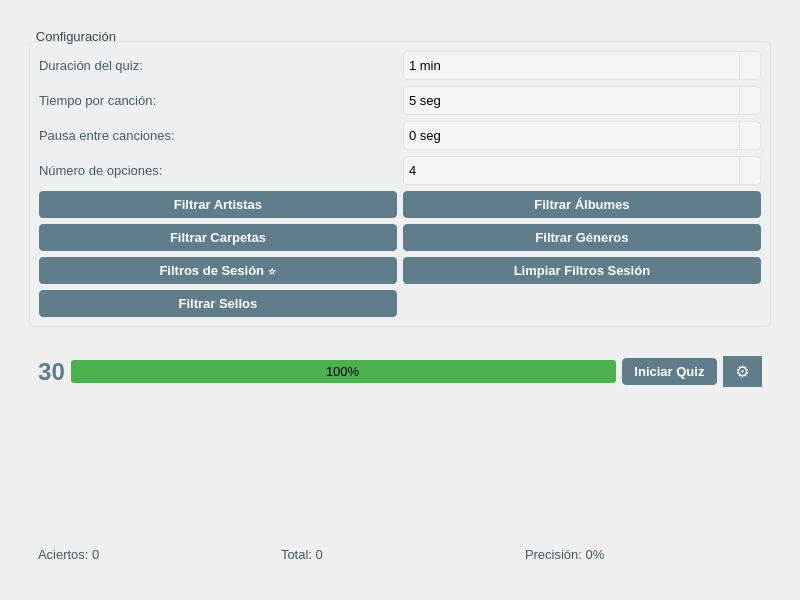
<?xml version="1.0" encoding="UTF-8"?>
<ui version="4.0">
 <class>MusicQuiz</class>
 <widget class="QWidget" name="MusicQuiz">
  <property name="geometry">
   <rect>
    <x>0</x>
    <y>0</y>
    <width>800</width>
    <height>600</height>
   </rect>
  </property>
  <property name="windowTitle">
   <string>Music Quiz</string>
  </property>
  <property name="styleSheet">
   <string notr="true">/* Estilo general */
QWidget {
    font-family: 'Segoe UI', Arial, sans-serif;
    font-size: 10pt;
}

/* Botones */
QPushButton {
    background-color: #607D8B;
    color: white;
    border: none;
    border-radius: 4px;
    padding: 6px 12px;
    font-weight: bold;
}

QPushButton:hover {
    background-color: #78909C;
}

QPushButton:pressed {
    background-color: #546E7A;
}

/* Botones de acción (Iniciar/Detener) */
#toggle_button {
    background-color: #4CAF50;
    padding: 8px 16px;
    font-size: 11pt;
}

#toggle_button:hover {
    background-color: #66BB6A;
}

#toggle_button:pressed {
    background-color: #43A047;
}

/* Botón de configuración */
#config_button {
    background-color: #607D8B;
    border-radius: 20px;
    font-size: 16px;
}

/* GroupBox */
QGroupBox {
    border: 1px solid #E0E0E0;
    border-radius: 6px;
    margin-top: 12px;
    background-color: rgba(236, 239, 241, 0.5);
}

QGroupBox::title {
    subcontrol-origin: margin;
    subcontrol-position: top left;
    background-color: transparent;
    padding: 0 5px;
    color: #37474F;
}

/* ProgressBar */
QProgressBar {
    border: none;
    border-radius: 3px;
    text-align: center;
    background-color: #E0E0E0;
}

QProgressBar::chunk {
    background-color: #4CAF50;
    border-radius: 3px;
}

/* ComboBox */
QComboBox {
    border: 1px solid #E0E0E0;
    border-radius: 4px;
    padding: 5px;
    background-color: #F5F5F5;
}

QComboBox:hover, QComboBox:focus {
    border: 1px solid #78909C;
    background-color: #FFFFFF;
}

QComboBox::drop-down {
    border: none;
    border-left: 1px solid #E0E0E0;
    width: 20px;
}

QComboBox::down-arrow {
    width: 12px;
    height: 12px;
}

/* Labels */
QLabel {
    color: #455A64;
}

#countdown_label {
    color: #607D8B;
    font-weight: bold;
    font-size: 18pt;
}

/* Scroll Area */
QScrollArea {
    border: none;
    background-color: transparent;
}

/* Botones de Filtro */
QPushButton[filter_button=true] {
    background-color: transparent;
    color: #607D8B;
    border: 1px solid #B0BEC5;
    border-radius: 4px;
    padding: 6px;
    font-weight: normal;
}

QPushButton[filter_button=true]:hover {
    background-color: rgba(96, 125, 139, 0.1);
    border-color: #607D8B;
}

/* Contenedor de opciones */
#options_container {
    background-color: transparent;
}</string>
  </property>
  <layout class="QVBoxLayout" name="main_layout">
   <property name="spacing">
    <number>20</number>
   </property>
   <property name="leftMargin">
    <number>20</number>
   </property>
   <property name="topMargin">
    <number>20</number>
   </property>
   <property name="rightMargin">
    <number>20</number>
   </property>
   <property name="bottomMargin">
    <number>20</number>
   </property>
   <item>
    <widget class="QScrollArea" name="scroll_area">
     <property name="frameShape">
      <enum>QFrame::Shape::NoFrame</enum>
     </property>
     <property name="widgetResizable">
      <bool>true</bool>
     </property>
     <widget class="QWidget" name="scroll_content">
      <property name="geometry">
       <rect>
        <x>0</x>
        <y>0</y>
        <width>760</width>
        <height>560</height>
       </rect>
      </property>
      <layout class="QVBoxLayout" name="scroll_layout">
       <property name="spacing">
        <number>20</number>
       </property>
       <item>
        <widget class="QGroupBox" name="config_group">
         <property name="visible">
          <bool>false</bool>
         </property>
         <property name="title">
          <string>Configuración</string>
         </property>
         <layout class="QGridLayout" name="config_layout">
          <item row="0" column="0">
           <widget class="QLabel" name="quiz_duration_label">
            <property name="text">
             <string>Duración del quiz:</string>
            </property>
           </widget>
          </item>
          <item row="0" column="1">
           <widget class="QComboBox" name="quiz_duration_combo">
            <item>
             <property name="text">
              <string>1 min</string>
             </property>
            </item>
            <item>
             <property name="text">
              <string>3 min</string>
             </property>
            </item>
            <item>
             <property name="text">
              <string>5 min</string>
             </property>
            </item>
            <item>
             <property name="text">
              <string>10 min</string>
             </property>
            </item>
           </widget>
          </item>
          <item row="1" column="0">
           <widget class="QLabel" name="song_duration_label">
            <property name="text">
             <string>Tiempo por canción:</string>
            </property>
           </widget>
          </item>
          <item row="1" column="1">
           <widget class="QComboBox" name="song_duration_combo">
            <item>
             <property name="text">
              <string>5 seg</string>
             </property>
            </item>
            <item>
             <property name="text">
              <string>10 seg</string>
             </property>
            </item>
            <item>
             <property name="text">
              <string>20 seg</string>
             </property>
            </item>
            <item>
             <property name="text">
              <string>30 seg</string>
             </property>
            </item>
            <item>
             <property name="text">
              <string>60 seg</string>
             </property>
            </item>
           </widget>
          </item>
          <item row="2" column="0">
           <widget class="QLabel" name="pause_duration_label">
            <property name="text">
             <string>Pausa entre canciones:</string>
            </property>
           </widget>
          </item>
          <item row="2" column="1">
           <widget class="QComboBox" name="pause_duration_combo">
            <item>
             <property name="text">
              <string>0 seg</string>
             </property>
            </item>
            <item>
             <property name="text">
              <string>1 seg</string>
             </property>
            </item>
            <item>
             <property name="text">
              <string>2 seg</string>
             </property>
            </item>
            <item>
             <property name="text">
              <string>3 seg</string>
             </property>
            </item>
            <item>
             <property name="text">
              <string>5 seg</string>
             </property>
            </item>
            <item>
             <property name="text">
              <string>10 seg</string>
             </property>
            </item>
           </widget>
          </item>
          <item row="3" column="0">
           <widget class="QLabel" name="options_count_label">
            <property name="text">
             <string>Número de opciones:</string>
            </property>
           </widget>
          </item>
          <item row="3" column="1">
           <widget class="QComboBox" name="options_count_combo">
            <property name="currentIndex">
             <number>1</number>
            </property>
            <item>
             <property name="text">
              <string>2</string>
             </property>
            </item>
            <item>
             <property name="text">
              <string>4</string>
             </property>
            </item>
            <item>
             <property name="text">
              <string>6</string>
             </property>
            </item>
            <item>
             <property name="text">
              <string>8</string>
             </property>
            </item>
           </widget>
          </item>
          <item row="4" column="0" colspan="2">
           <layout class="QGridLayout" name="filter_layout">
            <item row="0" column="0">
             <widget class="QPushButton" name="filter_artists_btn">
              <property name="text">
               <string>Filtrar Artistas</string>
              </property>
              <property name="icon">
               <iconset>
                <normaloff>icons/artist.svg</normaloff>icons/artist.svg</iconset>
              </property>
              <property name="filter_button" stdset="0">
               <bool>true</bool>
              </property>
             </widget>
            </item>
            <item row="0" column="1">
             <widget class="QPushButton" name="filter_albums_btn">
              <property name="text">
               <string>Filtrar Álbumes</string>
              </property>
              <property name="icon">
               <iconset>
                <normaloff>icons/album.svg</normaloff>icons/album.svg</iconset>
              </property>
              <property name="filter_button" stdset="0">
               <bool>true</bool>
              </property>
             </widget>
            </item>
            <item row="1" column="0">
             <widget class="QPushButton" name="filter_folders_btn">
              <property name="text">
               <string>Filtrar Carpetas</string>
              </property>
              <property name="icon">
               <iconset>
                <normaloff>icons/folder.svg</normaloff>icons/folder.svg</iconset>
              </property>
              <property name="filter_button" stdset="0">
               <bool>true</bool>
              </property>
             </widget>
            </item>
            <item row="1" column="1">
             <widget class="QPushButton" name="filter_genres_btn">
              <property name="text">
               <string>Filtrar Géneros</string>
              </property>
              <property name="icon">
               <iconset>
                <normaloff>icons/genre.svg</normaloff>icons/genre.svg</iconset>
              </property>
              <property name="filter_button" stdset="0">
               <bool>true</bool>
              </property>
             </widget>
            </item>
            <item row="2" column="0">
             <widget class="QPushButton" name="session_filters_btn">
              <property name="text">
               <string>Filtros de Sesión ⭐</string>
              </property>
              <property name="icon">
               <iconset>
                <normaloff>icons/session.svg</normaloff>icons/session.svg</iconset>
              </property>
              <property name="filter_button" stdset="0">
               <bool>true</bool>
              </property>
             </widget>
            </item>
            <item row="2" column="1">
             <widget class="QPushButton" name="clear_session_btn">
              <property name="text">
               <string>Limpiar Filtros Sesión</string>
              </property>
              <property name="icon">
               <iconset>
                <normaloff>icons/clear.svg</normaloff>icons/clear.svg</iconset>
              </property>
              <property name="filter_button" stdset="0">
               <bool>true</bool>
              </property>
             </widget>
            </item>
            <item row="3" column="0">
             <widget class="QPushButton" name="filter_sellos_btn">
              <property name="text">
               <string>Filtrar Sellos</string>
              </property>
              <property name="icon">
               <iconset>
                <normaloff>icons/label.svg</normaloff>icons/label.svg</iconset>
              </property>
              <property name="filter_button" stdset="0">
               <bool>true</bool>
              </property>
             </widget>
            </item>
           </layout>
          </item>
         </layout>
        </widget>
       </item>
       <item>
        <widget class="QWidget" name="" native="true">
         <property name="sizePolicy">
          <sizepolicy hsizetype="Preferred" vsizetype="Fixed">
           <horstretch>0</horstretch>
           <verstretch>0</verstretch>
          </sizepolicy>
         </property>
         <layout class="QHBoxLayout" name="timer_layout">
          <item>
           <widget class="QLabel" name="countdown_label">
            <property name="font">
             <font>
              <family>Segoe UI</family>
              <pointsize>18</pointsize>
              <bold>true</bold>
             </font>
            </property>
            <property name="text">
             <string>30</string>
            </property>
            <property name="alignment">
             <set>Qt::AlignmentFlag::AlignCenter</set>
            </property>
           </widget>
          </item>
          <item>
           <widget class="QProgressBar" name="progress_bar">
            <property name="value">
             <number>100</number>
            </property>
           </widget>
          </item>
          <item>
           <widget class="QPushButton" name="action_toggle">
            <property name="text">
             <string>Iniciar Quiz</string>
            </property>
           </widget>
          </item>
          <item>
           <widget class="QPushButton" name="config_button">
            <property name="text">
             <string>⚙️</string>
            </property>
            <property name="fixedWidth" stdset="0">
             <number>40</number>
            </property>
           </widget>
          </item>
         </layout>
        </widget>
       </item>
       <item>
        <widget class="QWidget" name="options_container" native="true">
         <property name="sizePolicy">
          <sizepolicy hsizetype="Preferred" vsizetype="Expanding">
           <horstretch>0</horstretch>
           <verstretch>0</verstretch>
          </sizepolicy>
         </property>
         <layout class="QGridLayout" name="options_grid">
          <property name="leftMargin">
           <number>1</number>
          </property>
          <property name="topMargin">
           <number>1</number>
          </property>
          <property name="rightMargin">
           <number>1</number>
          </property>
          <property name="bottomMargin">
           <number>1</number>
          </property>
         </layout>
        </widget>
       </item>
       <item>
        <widget class="QWidget" name="" native="true">
         <property name="sizePolicy">
          <sizepolicy hsizetype="Preferred" vsizetype="Fixed">
           <horstretch>0</horstretch>
           <verstretch>0</verstretch>
          </sizepolicy>
         </property>
         <layout class="QHBoxLayout" name="stats_layout">
          <item>
           <widget class="QLabel" name="score_label">
            <property name="text">
             <string>Aciertos: 0</string>
            </property>
            <property name="fixedHeight" stdset="0">
             <number>20</number>
            </property>
           </widget>
          </item>
          <item>
           <widget class="QLabel" name="total_label">
            <property name="text">
             <string>Total: 0</string>
            </property>
            <property name="fixedHeight" stdset="0">
             <number>20</number>
            </property>
           </widget>
          </item>
          <item>
           <widget class="QLabel" name="accuracy_label">
            <property name="text">
             <string>Precisión: 0%</string>
            </property>
            <property name="fixedHeight" stdset="0">
             <number>20</number>
            </property>
           </widget>
          </item>
         </layout>
        </widget>
       </item>
      </layout>
     </widget>
    </widget>
   </item>
  </layout>
 </widget>
 <resources/>
 <connections/>
</ui>
